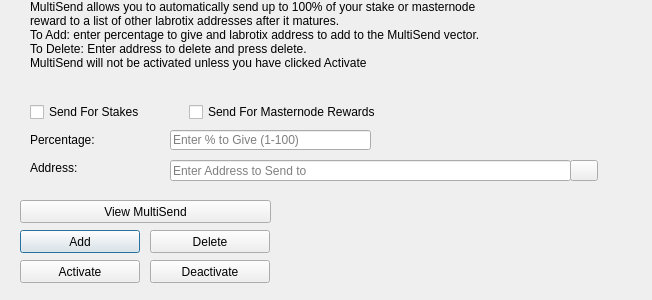
<?xml version="1.0" encoding="UTF-8"?>
<ui version="4.0">
 <class>MultiSendDialog</class>
 <widget class="QDialog" name="MultiSendDialog">
  <property name="windowModality">
   <enum>Qt::NonModal</enum>
  </property>
  <property name="geometry">
   <rect>
    <x>0</x>
    <y>0</y>
    <width>652</width>
    <height>300</height>
   </rect>
  </property>
  <property name="windowTitle">
   <string>MultiSend</string>
  </property>
  <widget class="QLineEdit" name="multiSendPercentEdit">
   <property name="geometry">
    <rect>
     <x>170</x>
     <y>130</y>
     <width>201</width>
     <height>20</height>
    </rect>
   </property>
   <property name="toolTip">
    <string>Enter whole numbers 1 - 100</string>
   </property>
   <property name="placeholderText">
    <string>Enter % to Give (1-100)</string>
   </property>
  </widget>
  <widget class="QLineEdit" name="multiSendAddressEdit">
   <property name="geometry">
    <rect>
     <x>170</x>
     <y>160</y>
     <width>401</width>
     <height>21</height>
    </rect>
   </property>
   <property name="toolTip">
    <string/>
   </property>
   <property name="placeholderText">
    <string>Enter Address to Send to</string>
   </property>
  </widget>
  <widget class="QLabel" name="label_2">
   <property name="geometry">
    <rect>
     <x>30</x>
     <y>0</y>
     <width>451</width>
     <height>121</height>
    </rect>
   </property>
   <property name="lineWidth">
    <number>1</number>
   </property>
   <property name="text">
    <string>MultiSend allows you to automatically send up to 100% of your stake or masternode reward to a list of other labrotix addresses after it matures.
To Add: enter percentage to give and labrotix address to add to the MultiSend vector.
To Delete: Enter address to delete and press delete.
MultiSend will not be activated unless you have clicked Activate</string>
   </property>
   <property name="alignment">
    <set>Qt::AlignLeading|Qt::AlignLeft|Qt::AlignTop</set>
   </property>
   <property name="wordWrap">
    <bool>true</bool>
   </property>
  </widget>
  <widget class="QLabel" name="message">
   <property name="geometry">
    <rect>
     <x>290</x>
     <y>200</y>
     <width>351</width>
     <height>91</height>
    </rect>
   </property>
   <property name="text">
    <string/>
   </property>
  </widget>
  <widget class="QPushButton" name="addButton">
   <property name="geometry">
    <rect>
     <x>20</x>
     <y>230</y>
     <width>120</width>
     <height>23</height>
    </rect>
   </property>
   <property name="toolTip">
    <string/>
   </property>
   <property name="statusTip">
    <string>Add to MultiSend Vector</string>
   </property>
   <property name="text">
    <string>Add</string>
   </property>
  </widget>
  <widget class="QPushButton" name="disableButton">
   <property name="geometry">
    <rect>
     <x>150</x>
     <y>260</y>
     <width>120</width>
     <height>23</height>
    </rect>
   </property>
   <property name="statusTip">
    <string>Deactivate MultiSend</string>
   </property>
   <property name="text">
    <string>Deactivate</string>
   </property>
  </widget>
  <widget class="QPushButton" name="addressBookButton">
   <property name="geometry">
    <rect>
     <x>570</x>
     <y>160</y>
     <width>28</width>
     <height>21</height>
    </rect>
   </property>
   <property name="toolTip">
    <string>Choose an address from the address book</string>
   </property>
   <property name="text">
    <string/>
   </property>
   <property name="icon">
    <iconset resource="../labrotix.qrc">
     <normaloff>:/icons/address-book</normaloff>:/icons/address-book</iconset>
   </property>
   <property name="shortcut">
    <string>Alt+A</string>
   </property>
   <property name="autoDefault">
    <bool>false</bool>
   </property>
  </widget>
  <widget class="QLabel" name="label">
   <property name="geometry">
    <rect>
     <x>30</x>
     <y>130</y>
     <width>121</width>
     <height>20</height>
    </rect>
   </property>
   <property name="toolTip">
    <string>Percentage of stake to send</string>
   </property>
   <property name="text">
    <string>Percentage:</string>
   </property>
  </widget>
  <widget class="QLabel" name="label_5">
   <property name="geometry">
    <rect>
     <x>30</x>
     <y>160</y>
     <width>111</width>
     <height>16</height>
    </rect>
   </property>
   <property name="toolTip">
    <string>Address to send portion of stake to</string>
   </property>
   <property name="text">
    <string>Address:</string>
   </property>
  </widget>
  <widget class="QPushButton" name="deleteButton">
   <property name="geometry">
    <rect>
     <x>150</x>
     <y>230</y>
     <width>120</width>
     <height>23</height>
    </rect>
   </property>
   <property name="toolTip">
    <string/>
   </property>
   <property name="statusTip">
    <string>Delete Address From MultiSend Vector</string>
   </property>
   <property name="text">
    <string>Delete</string>
   </property>
  </widget>
  <widget class="QPushButton" name="activateButton">
   <property name="geometry">
    <rect>
     <x>20</x>
     <y>260</y>
     <width>120</width>
     <height>23</height>
    </rect>
   </property>
   <property name="statusTip">
    <string>Activate MultiSend</string>
   </property>
   <property name="text">
    <string>Activate</string>
   </property>
  </widget>
  <widget class="QPushButton" name="viewButton">
   <property name="geometry">
    <rect>
     <x>20</x>
     <y>200</y>
     <width>251</width>
     <height>23</height>
    </rect>
   </property>
   <property name="toolTip">
    <string/>
   </property>
   <property name="statusTip">
    <string>View MultiSend Vector</string>
   </property>
   <property name="text">
    <string>View MultiSend</string>
   </property>
  </widget>
  <widget class="QWidget" name="horizontalLayoutWidget">
   <property name="geometry">
    <rect>
     <x>30</x>
     <y>100</y>
     <width>351</width>
     <height>24</height>
    </rect>
   </property>
   <layout class="QHBoxLayout" name="horizontalLayout">
    <item>
     <widget class="QCheckBox" name="multiSendStakeCheckBox">
      <property name="text">
       <string>Send For Stakes</string>
      </property>
     </widget>
    </item>
    <item>
     <widget class="QCheckBox" name="multiSendMasternodeCheckBox">
      <property name="text">
       <string>Send For Masternode Rewards</string>
      </property>
     </widget>
    </item>
   </layout>
  </widget>
 </widget>
 <resources>
  <include location="../labrotix.qrc"/>
 </resources>
 <connections/>
</ui>
